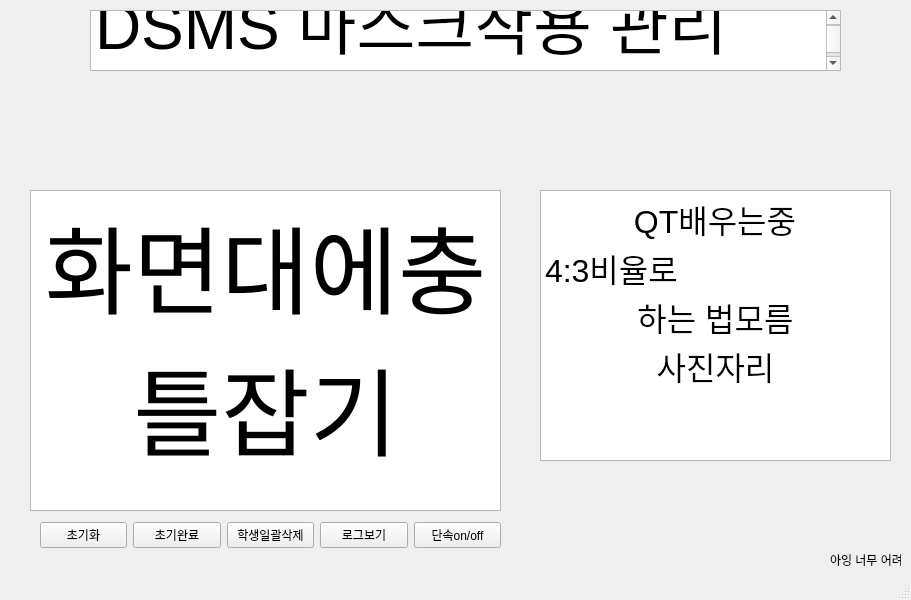
<?xml version="1.0" encoding="UTF-8"?>
<ui version="4.0">
 <class>MainWindow</class>
 <widget class="QMainWindow" name="MainWindow">
  <property name="geometry">
   <rect>
    <x>0</x>
    <y>0</y>
    <width>911</width>
    <height>600</height>
   </rect>
  </property>
  <property name="windowTitle">
   <string>MainWindow</string>
  </property>
  <widget class="QWidget" name="centralwidget">
   <widget class="QTextEdit" name="textEdit">
    <property name="geometry">
     <rect>
      <x>30</x>
      <y>190</y>
      <width>471</width>
      <height>321</height>
     </rect>
    </property>
    <property name="html">
     <string>&lt;!DOCTYPE HTML PUBLIC &quot;-//W3C//DTD HTML 4.0//EN&quot; &quot;http://www.w3.org/TR/REC-html40/strict.dtd&quot;&gt;
&lt;html&gt;&lt;head&gt;&lt;meta name=&quot;qrichtext&quot; content=&quot;1&quot; /&gt;&lt;style type=&quot;text/css&quot;&gt;
p, li { white-space: pre-wrap; }
&lt;/style&gt;&lt;/head&gt;&lt;body style=&quot; font-family:'Gulim'; font-size:9pt; font-weight:400; font-style:normal;&quot;&gt;
&lt;p align=&quot;center&quot; style=&quot; margin-top:0px; margin-bottom:0px; margin-left:0px; margin-right:0px; -qt-block-indent:0; text-indent:0px;&quot;&gt;&lt;span style=&quot; font-size:72pt;&quot;&gt;화면대에충 틀잡기&lt;/span&gt;&lt;/p&gt;&lt;/body&gt;&lt;/html&gt;</string>
    </property>
   </widget>
   <widget class="QWidget" name="horizontalLayoutWidget">
    <property name="geometry">
     <rect>
      <x>40</x>
      <y>520</y>
      <width>461</width>
      <height>31</height>
     </rect>
    </property>
    <layout class="QHBoxLayout" name="horizontalLayout">
     <item>
      <widget class="QPushButton" name="pushButton_3">
       <property name="text">
        <string>초기화</string>
       </property>
      </widget>
     </item>
     <item>
      <widget class="QPushButton" name="pushButton_4">
       <property name="text">
        <string>초기완료</string>
       </property>
      </widget>
     </item>
     <item>
      <widget class="QPushButton" name="pushButton_5">
       <property name="text">
        <string>학생일괄삭제</string>
       </property>
      </widget>
     </item>
     <item>
      <widget class="QPushButton" name="pushButton_2">
       <property name="text">
        <string>로그보기</string>
       </property>
      </widget>
     </item>
     <item>
      <widget class="QPushButton" name="pushButton">
       <property name="text">
        <string>단속on/off</string>
       </property>
      </widget>
     </item>
    </layout>
   </widget>
   <widget class="QTextEdit" name="textEdit_2">
    <property name="geometry">
     <rect>
      <x>540</x>
      <y>190</y>
      <width>351</width>
      <height>271</height>
     </rect>
    </property>
    <property name="html">
     <string>&lt;!DOCTYPE HTML PUBLIC &quot;-//W3C//DTD HTML 4.0//EN&quot; &quot;http://www.w3.org/TR/REC-html40/strict.dtd&quot;&gt;
&lt;html&gt;&lt;head&gt;&lt;meta name=&quot;qrichtext&quot; content=&quot;1&quot; /&gt;&lt;style type=&quot;text/css&quot;&gt;
p, li { white-space: pre-wrap; }
&lt;/style&gt;&lt;/head&gt;&lt;body style=&quot; font-family:'Gulim'; font-size:9pt; font-weight:400; font-style:normal;&quot;&gt;
&lt;p style=&quot; margin-top:0px; margin-bottom:0px; margin-left:0px; margin-right:0px; -qt-block-indent:0; text-indent:0px;&quot;&gt;&lt;span style=&quot; font-size:24pt;&quot;&gt;          QT배우는중 4:3비율로 &lt;/span&gt;&lt;/p&gt;
&lt;p align=&quot;center&quot; style=&quot; margin-top:0px; margin-bottom:0px; margin-left:0px; margin-right:0px; -qt-block-indent:0; text-indent:0px;&quot;&gt;&lt;span style=&quot; font-size:24pt;&quot;&gt;하는 법모름&lt;/span&gt;&lt;/p&gt;
&lt;p align=&quot;center&quot; style=&quot; margin-top:0px; margin-bottom:0px; margin-left:0px; margin-right:0px; -qt-block-indent:0; text-indent:0px;&quot;&gt;&lt;span style=&quot; font-size:24pt;&quot;&gt;사진자리&lt;/span&gt;&lt;/p&gt;&lt;/body&gt;&lt;/html&gt;</string>
    </property>
   </widget>
   <widget class="QTextBrowser" name="textBrowser">
    <property name="geometry">
     <rect>
      <x>90</x>
      <y>10</y>
      <width>751</width>
      <height>61</height>
     </rect>
    </property>
    <property name="html">
     <string>&lt;!DOCTYPE HTML PUBLIC &quot;-//W3C//DTD HTML 4.0//EN&quot; &quot;http://www.w3.org/TR/REC-html40/strict.dtd&quot;&gt;
&lt;html&gt;&lt;head&gt;&lt;meta name=&quot;qrichtext&quot; content=&quot;1&quot; /&gt;&lt;style type=&quot;text/css&quot;&gt;
p, li { white-space: pre-wrap; }
&lt;/style&gt;&lt;/head&gt;&lt;body style=&quot; font-family:'Gulim'; font-size:9pt; font-weight:400; font-style:normal;&quot;&gt;
&lt;p style=&quot; margin-top:0px; margin-bottom:0px; margin-left:0px; margin-right:0px; -qt-block-indent:0; text-indent:0px;&quot;&gt;&lt;span style=&quot; font-size:48pt;&quot;&gt;DSMS 마스크착용 관리 프로그램&lt;/span&gt;&lt;/p&gt;
&lt;p style=&quot;-qt-paragraph-type:empty; margin-top:0px; margin-bottom:0px; margin-left:0px; margin-right:0px; -qt-block-indent:0; text-indent:0px; font-size:48pt;&quot;&gt;&lt;br /&gt;&lt;/p&gt;&lt;/body&gt;&lt;/html&gt;</string>
    </property>
   </widget>
   <widget class="QLabel" name="label">
    <property name="geometry">
     <rect>
      <x>830</x>
      <y>550</y>
      <width>71</width>
      <height>20</height>
     </rect>
    </property>
    <property name="text">
     <string>아잉 너무 어려워</string>
    </property>
   </widget>
  </widget>
  <widget class="QMenuBar" name="menubar">
   <property name="geometry">
    <rect>
     <x>0</x>
     <y>0</y>
     <width>911</width>
     <height>18</height>
    </rect>
   </property>
  </widget>
  <widget class="QStatusBar" name="statusbar"/>
 </widget>
 <resources/>
 <connections/>
</ui>
